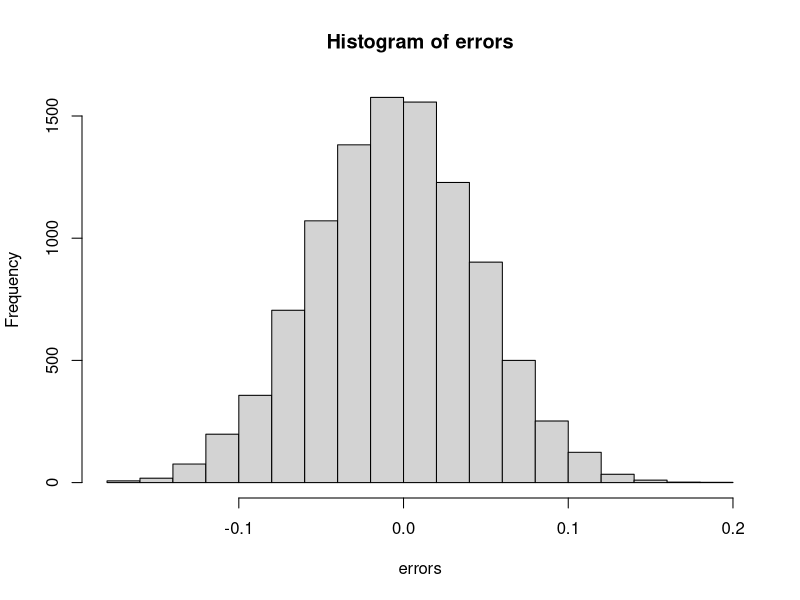

The R source for this figure:
# 1. Write an urn model function that takes the proportion of Democrats  
# p and the sample size N as arguments and returns the sample average if 
# Democrats are 1s and Republicans are 0s. Call the function take_sample.

take_sample <- function(p, N){
  test <- sample(c(1, 0), size = N, replace = T, prob = c(p, 1-p))

  mean(test)  
}
take_sample(0.45, 100)

# 2. Now assume p <- 0.45 and that your sample size is N = 100. Take a 
# sample 10,000 times and save the vector of mean(X) - p into an object called 
# errors. Hint: use the function you wrote for exercise 1 to write this in one 
# line of code.
p <- .45
N <- 100
B <- 10000

errors <- replicate(B, p - take_sample(p, N))

mean(errors)
hist(errors)

# 4. The error ¯X−p is a random variable. In practice, the error is not observed
# because we do not know p. Here we observe it because we constructed the 
# simulation. What is the average size of the error if we define the size by 
# taking the absolute value ∣¯X−p∣?
mean(abs(errors))

# Exercise 12. Estimating the probability of a specific value of X-bar
# If  and , use the central limit theorem to estimate the probability that.

# Define `p` as the proportion of Democrats in the population being polled
p <- 0.45

# Define `N` as the number of people polled
N <- 100

# Calculate the probability that the estimated proportion of Democrats in the population is greater than 0.5. Print this value to the console.
se <- sqrt(p*(1-p)/N)
1-pnorm(0.5, mean = p, sd = se)